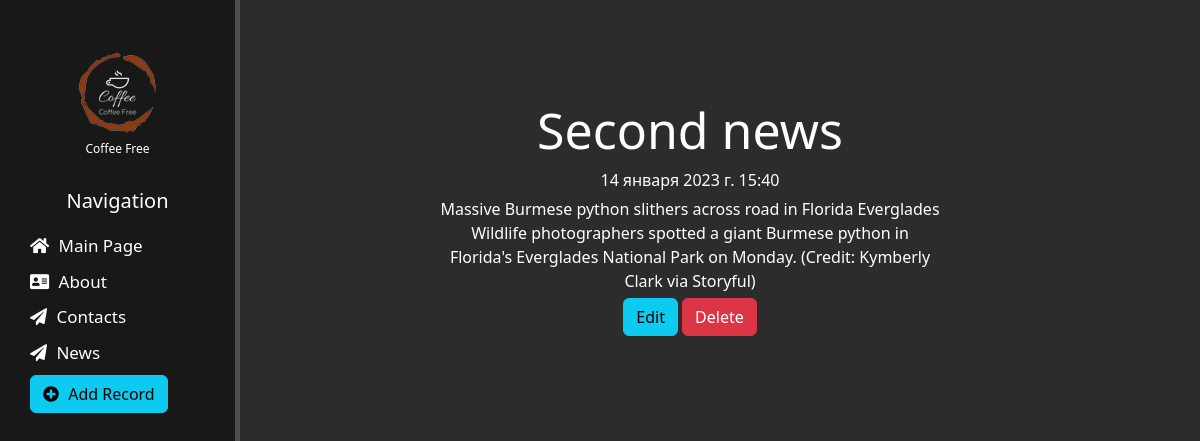
The page /news/2 on the database its author committed.
### news/models.py (models this page shows, shortened)
class Articles(models.Model):
    title = models.CharField('Title', max_length=50)
    preview = models.CharField('Preview', max_length=250)
    full_text = models.TextField('Article')
    date = models.DateTimeField('Date')
    class Meta:
        verbose_name = 'Article'
        verbose_name_plural = 'Articles'

### news/views.py (the view)
# urls.py: path('<int:pk>', views.NewsDetailView.as_view(), name='news-detail'),
class NewsDetailView(DetailView):
    model = Articles
    template_name = 'news/detail_view.html'
    context_object_name = 'article'

### templates/news/detail_view.html (shortened to what this page needs)
{% extends 'main/layout.html' %}
{% block content %}
<div class="features">
    <h1>{{ article.title }}</h1>
    <p>{{ article.date }}</p>
    <p>{{ article.full_text }}</p>
    <a href="{% url 'news-update' article.id %}" class="btn btn-info">Edit</a>
    <a href="{% url 'news-delete' article.id %}" class="btn btn-danger">Delete</a>
</div>
{% endblock content %}

### static/main/css/main.css (style rules this page uses)
body { background: #2c2c2c; }
main .features { float: left; color: #fff; margin-top: 100px; text-align: center; width: 75%; }
main .features h1 { font-size: 50px; }
main .features p { max-width: 500px; margin: 5px auto; }

### rows shown on the page
Articles: title "Second news", date "14 января 2023 г. 15:40", full_text "Massive Burmese python slithers across road in Florida Everglades Wildlife photographers spotted a giant Burmese python in Florida's Everglades National Park on Monday. (Credit: Kymberly Clark via Storyful)"
